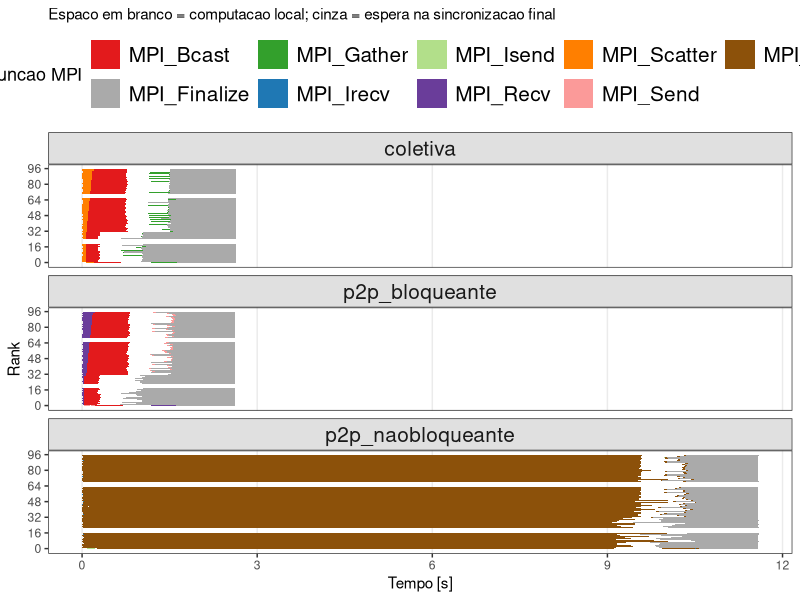
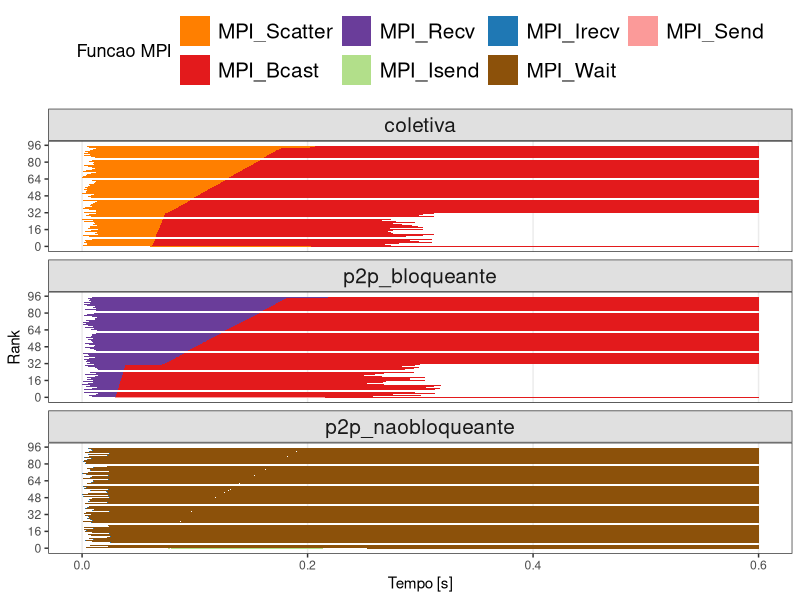

Generate these figures, in order, with R:
library(dplyr)
library(ggplot2)

pdf(NULL)

df <- read.csv("../../results/rastro_completo.csv", stringsAsFactors = FALSE)

# Paleta de cores igual ao gráfico original
cores_funcao <- c(
  "MPI_Bcast"     = "#e31a1c",
  "MPI_Gather"    = "#33a02c",
  "MPI_Isend"     = "#b2df8a",
  "MPI_Scatter"   = "#ff7f00",
  "MPI_Wait"      = "#8c510a",
  "MPI_Finalize"  = "#aaaaaa",
  "MPI_Irecv"     = "#1f78b4",
  "MPI_Recv"      = "#6a3d9a",
  "MPI_Send"      = "#fb9a99",
  "MPI_Comm_rank" = "#dddddd",
  "MPI_Comm_size" = "#dddddd",
  "MPI_Wtime"     = "#dddddd"
)

# Funções a mostrar (exclui as triviais)
funcs_show <- c("MPI_Bcast", "MPI_Gather", "MPI_Isend", "MPI_Scatter",
                "MPI_Wait", "MPI_Finalize", "MPI_Irecv", "MPI_Recv", "MPI_Send")

# Filtrar execução: size=1500, nproc=96, nodes=3, rep=1
gantt <- df %>%
  filter(size == 1500, nproc == 96, nodes == 3, rep == 1,
         funcao %in% funcs_show) %>%
  mutate(
    # Extrair número do rank para ordenação numérica correta
    rank_num = as.integer(sub("rank", "", rank)),
    tipo = recode(tipo,
      "coletiva"          = "coletiva",
      "p2p_bloqueante"    = "p2p_bloqueante",
      "p2p_naobloqueante" = "p2p_naobloqueante"
    ),
    tipo = factor(tipo, levels = c("coletiva", "p2p_bloqueante", "p2p_naobloqueante"))
  )

# ─── Gráfico 1: Gantt Geral ───────────────────────────────────────────────────
p_geral <- ggplot(gantt,
    aes(xmin = inicio, xmax = fim,
        ymin = rank_num - 0.45, ymax = rank_num + 0.45,
        fill = funcao)) +
  geom_rect() +
  facet_wrap(~ tipo, ncol = 1, strip.position = "top") +
  scale_fill_manual(values = cores_funcao, name = "Funcao MPI") +
  scale_y_continuous(breaks = c(0, 16, 32, 48, 64, 80, 96),
                     name = "Rank") +
  scale_x_continuous(name = "Tempo [s]") +
  labs(
    # title    = "Linha do tempo de cada rank (size=1500, nproc=96, 3 nos, rep 1)",
    subtitle = "Espaco em branco = computacao local; cinza = espera na sincronizacao final"
  ) +
  theme_bw(base_size = 11) +
  theme(
    legend.position  = "top",
    legend.direction = "horizontal",
    panel.grid.minor = element_blank(),
    panel.grid.major.y = element_blank(),
    strip.text = element_text(size = 15),
    strip.background = element_rect(fill = "#e0e0e0"),
    legend.text       = element_text(size = 15),
    legend.title      = element_text(size = 13),
    legend.key.size   = unit(0.8, "cm")
  ) +
  guides(fill = guide_legend(nrow = 2))

ggsave("../imgs/gantt_geral.pdf", p_geral, width = 11, height = 9)
# ggsave("../imgs/gantt_geral.png", p_geral, width = 11, height = 9, dpi = 150)
message("Salvo: gantt_geral.pdf")

# ─── Gráfico 2: Zoom na fase de distribuição (primeiros 0.6s) ────────────────
gantt_zoom <- gantt %>%
  # Clipa os segmentos ao intervalo [0, 0.6]
  filter(inicio < 0.6) %>%
  mutate(fim = pmin(fim, 0.6))

p_zoom <- ggplot(gantt_zoom,
    aes(xmin = inicio, xmax = fim,
        ymin = rank_num - 0.45, ymax = rank_num + 0.45,
        fill = funcao)) +
  geom_rect() +
  facet_wrap(~ tipo, ncol = 1, strip.position = "top") +
  scale_fill_manual(values = cores_funcao, name = "Funcao MPI",
                    # Mostrar só as funções que aparecem nesse zoom
                    breaks = c("MPI_Scatter","MPI_Bcast","MPI_Recv",
                               "MPI_Isend","MPI_Irecv","MPI_Wait","MPI_Send")) +
  scale_y_continuous(breaks = c(0, 16, 32, 48, 64, 80, 96),
                     name = "Rank") +
  scale_x_continuous(name = "Tempo [s]", limits = c(0, 0.6)) +
  theme_bw(base_size = 11) +
  theme(
    legend.position  = "top",
    legend.direction = "horizontal",
    panel.grid.minor = element_blank(),
    panel.grid.major.y = element_blank(),
    strip.background = element_rect(fill = "#e0e0e0"),
    strip.text        = element_text(size = 15),
    legend.text       = element_text(size = 15),
    legend.title      = element_text(size = 13),
    legend.key.size   = unit(0.8, "cm")
  ) +
  guides(fill = guide_legend(nrow = 2))

ggsave("../imgs/gantt_dist.pdf", p_zoom, width = 11, height = 9)
# ggsave("../imgs/gantt_dist.png", p_zoom, width = 11, height = 9, dpi = 150)
message("Salvo: gantt_dist.pdf")
